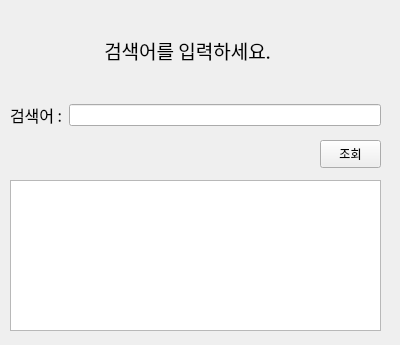
<?xml version="1.0" encoding="UTF-8"?>
<ui version="4.0">
 <class>Form</class>
 <widget class="QWidget" name="Form">
  <property name="geometry">
   <rect>
    <x>0</x>
    <y>0</y>
    <width>400</width>
    <height>345</height>
   </rect>
  </property>
  <property name="windowTitle">
   <string>Form</string>
  </property>
  <widget class="QLabel" name="label">
   <property name="geometry">
    <rect>
     <x>100</x>
     <y>30</y>
     <width>221</width>
     <height>41</height>
    </rect>
   </property>
   <property name="font">
    <font>
     <family>Noto Sans CJK KR Medium</family>
     <pointsize>14</pointsize>
     <weight>50</weight>
     <bold>false</bold>
    </font>
   </property>
   <property name="text">
    <string> 검색어를 입력하세요.</string>
   </property>
  </widget>
  <widget class="QPushButton" name="pushButton">
   <property name="geometry">
    <rect>
     <x>320</x>
     <y>140</y>
     <width>61</width>
     <height>28</height>
    </rect>
   </property>
   <property name="font">
    <font>
     <family>Noto Sans CJK KR DemiLight</family>
    </font>
   </property>
   <property name="text">
    <string>조회</string>
   </property>
  </widget>
  <widget class="QWidget" name="gridLayoutWidget">
   <property name="geometry">
    <rect>
     <x>10</x>
     <y>90</y>
     <width>371</width>
     <height>51</height>
    </rect>
   </property>
   <layout class="QGridLayout" name="gridLayout">
    <item row="0" column="1">
     <widget class="QLineEdit" name="lineEdit"/>
    </item>
    <item row="0" column="0">
     <widget class="QLabel" name="label_2">
      <property name="font">
       <font>
        <family>Noto Sans CJK KR DemiLight</family>
        <pointsize>12</pointsize>
       </font>
      </property>
      <property name="text">
       <string>검색어 :</string>
      </property>
     </widget>
    </item>
   </layout>
  </widget>
  <widget class="QTextBrowser" name="textBrowser">
   <property name="geometry">
    <rect>
     <x>10</x>
     <y>180</y>
     <width>371</width>
     <height>151</height>
    </rect>
   </property>
  </widget>
 </widget>
 <resources/>
 <connections/>
</ui>
